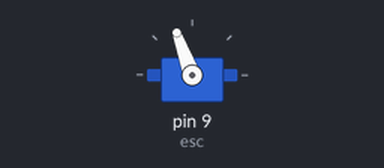
Recording of a sketch running on a simulated Arduino Uno, built with avr-gcc and run on an emulated ATmega328P. Shown: servo.

Above: at 1.05 s.
At 11.0 s:
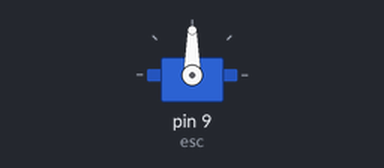
Timing chart, 0 to 14.0 s (numbered marks = the images above):
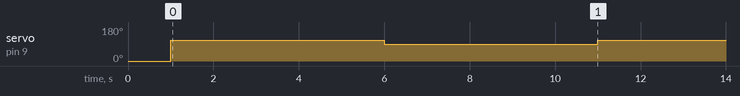

Measured:
- by itself, servo on pin 9 (esc): alternates 110° for 5.0 s and 90° for 5.0 s

The sketch:

motorcontrol.ino
```cpp
#include <Servo.h>  // Include Servo library for PWM control

Servo esc;  // Create a Servo object to control the ESC

void setup() {
  esc.attach(9);  // Attach the ESC signal wire to pin 9

  // Start with the motor in a safe, stopped state
  esc.write(0);   // Set the throttle to 0 (ESCs typically initialize at low throttle)
  delay(1000);    // Give the ESC time to initialize
}

//90 means stop, 90-180 is counterclockwise, 0-90 is clockwise, 0 means full speed clockwise, 80 is slowly clockwise, 110 is slowly counterclockwise
void loop() {
  esc.write(110);
  delay(5000);

  esc.write(90);
  delay(5000);
}
```
